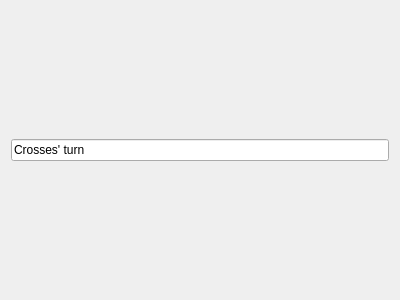
<?xml version="1.0" encoding="UTF-8"?>
<ui version="4.0">
 <class>TicTacToeUI</class>
 <widget class="QMainWindow" name="TicTacToeUI">
  <property name="geometry">
   <rect>
    <x>0</x>
    <y>0</y>
    <width>400</width>
    <height>300</height>
   </rect>
  </property>
  <property name="windowTitle">
   <string>TicTacToeUI</string>
  </property>
  <widget class="QWidget" name="centralWidget">
   <layout class="QVBoxLayout" name="verticalLayout">
    <item>
     <widget class="QLineEdit" name="lineEdit">
      <property name="text">
       <string>Crosses' turn</string>
      </property>
      <property name="readOnly">
       <bool>true</bool>
      </property>
     </widget>
    </item>
    <item>
     <layout class="QGridLayout" name="gridLayout"/>
    </item>
   </layout>
  </widget>
 </widget>
 <layoutdefault spacing="6" margin="11"/>
 <resources/>
 <connections/>
</ui>
